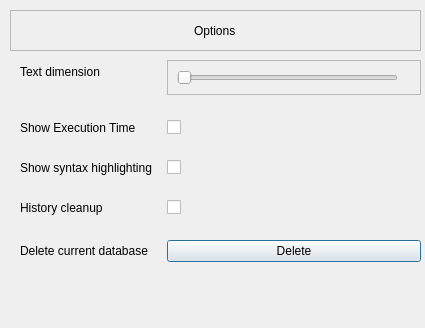
<?xml version="1.0" encoding="UTF-8"?>
<ui version="4.0">
 <class>OptionsDialog</class>
 <widget class="QDialog" name="OptionsDialog">
  <property name="geometry">
   <rect>
    <x>0</x>
    <y>0</y>
    <width>425</width>
    <height>328</height>
   </rect>
  </property>
  <property name="windowTitle">
   <string>Dialog</string>
  </property>
  <widget class="QFrame" name="frame_3">
   <property name="geometry">
    <rect>
     <x>10</x>
     <y>10</y>
     <width>411</width>
     <height>41</height>
    </rect>
   </property>
   <property name="frameShape">
    <enum>QFrame::Shape::StyledPanel</enum>
   </property>
   <property name="frameShadow">
    <enum>QFrame::Shadow::Raised</enum>
   </property>
   <layout class="QHBoxLayout" name="horizontalLayout">
    <item alignment="Qt::AlignmentFlag::AlignHCenter">
     <widget class="QLabel" name="titlu">
      <property name="text">
       <string>Options</string>
      </property>
     </widget>
    </item>
   </layout>
  </widget>
  <widget class="QWidget" name="formLayoutWidget">
   <property name="geometry">
    <rect>
     <x>20</x>
     <y>60</y>
     <width>401</width>
     <height>261</height>
    </rect>
   </property>
   <layout class="QFormLayout" name="formLayout">
    <property name="horizontalSpacing">
     <number>15</number>
    </property>
    <property name="verticalSpacing">
     <number>25</number>
    </property>
    <item row="0" column="0">
     <widget class="QLabel" name="TextDimension">
      <property name="text">
       <string>Text dimension</string>
      </property>
     </widget>
    </item>
    <item row="0" column="1">
     <widget class="QFrame" name="frame">
      <property name="frameShape">
       <enum>QFrame::Shape::StyledPanel</enum>
      </property>
      <property name="frameShadow">
       <enum>QFrame::Shadow::Raised</enum>
      </property>
      <layout class="QHBoxLayout" name="horizontalLayout_2">
       <item>
        <widget class="QSlider" name="slider">
         <property name="minimum">
          <number>10</number>
         </property>
         <property name="maximum">
          <number>50</number>
         </property>
         <property name="orientation">
          <enum>Qt::Orientation::Horizontal</enum>
         </property>
        </widget>
       </item>
       <item>
        <widget class="QLabel" name="label3">
         <property name="sizePolicy">
          <sizepolicy hsizetype="Fixed" vsizetype="Preferred">
           <horstretch>0</horstretch>
           <verstretch>0</verstretch>
          </sizepolicy>
         </property>
         <property name="text">
          <string/>
         </property>
        </widget>
       </item>
      </layout>
     </widget>
    </item>
    <item row="1" column="0">
     <widget class="QLabel" name="label_2">
      <property name="text">
       <string>Show Execution Time</string>
      </property>
     </widget>
    </item>
    <item row="2" column="0">
     <widget class="QLabel" name="label_3">
      <property name="text">
       <string>Show syntax highlighting</string>
      </property>
     </widget>
    </item>
    <item row="2" column="1">
     <widget class="QCheckBox" name="syntaxHighlightingCheckBox">
      <property name="text">
       <string/>
      </property>
     </widget>
    </item>
    <item row="3" column="0">
     <widget class="QLabel" name="label_4">
      <property name="text">
       <string>History cleanup</string>
      </property>
     </widget>
    </item>
    <item row="3" column="1">
     <widget class="QCheckBox" name="historyCleanupCheckBox">
      <property name="text">
       <string/>
      </property>
     </widget>
    </item>
    <item row="4" column="0">
     <widget class="QLabel" name="label_5">
      <property name="text">
       <string>Delete current database</string>
      </property>
     </widget>
    </item>
    <item row="4" column="1">
     <widget class="QPushButton" name="deleteCurrentDatabaseButton">
      <property name="text">
       <string>Delete</string>
      </property>
     </widget>
    </item>
    <item row="1" column="1">
     <widget class="QCheckBox" name="executionTimeCheckBox">
      <property name="text">
       <string/>
      </property>
     </widget>
    </item>
   </layout>
  </widget>
 </widget>
 <resources/>
 <connections/>
</ui>
